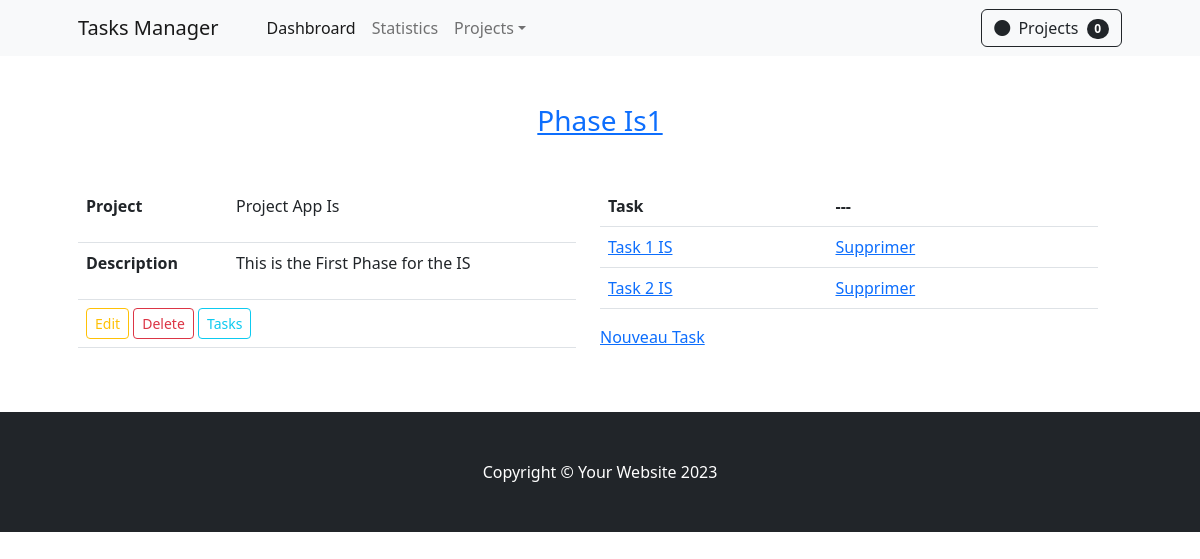
The app's page /phases/1/detail/ with its own data.
### apps/backend/models.py (models this page shows, shortened)
class Phase(models.Model):
    title           = models.CharField(max_length=150)
    description     = models.TextField(blank=False)
    project         = models.ForeignKey(Project, on_delete=models.CASCADE, related_name='phases')

class Project(models.Model):
    title           = models.CharField(max_length=150)
    description     = models.TextField(blank=False)
    phases_nbr      = models.IntegerField(default=0)
    created_at      = models.DateTimeField(default=datetime.now)
    updated_at      = models.DateTimeField(default=datetime.now)
    ongoing         = models.BooleanField(default=False)
    started_at      = models.DateTimeField(default=datetime.now)
    finished        = models.BooleanField(default=False)
    finished_at     = models.DateTimeField(default=datetime.now)

class Task(models.Model):
    title           = models.CharField(max_length=100)
    description     = models.TextField(blank=False)
    phase           = models.ForeignKey(Phase, on_delete=models.CASCADE, related_name='tasks')

### apps/backend/views/phase.py (the view)
# urls.py: path('phases/<int:pk>/detail/', view=phase_detail, name='phase-detail'),
def phase_detail(request, pk):
    phase = Phase.objects.get(id=pk)
    if phase:
        tasks = Task.objects.filter(phase=phase)
        if tasks:
            context = {
                'object': phase,
                'tasks': tasks,
                'error': False,
            }
        else:
            context = {
                'object': phase,
                'message_task': 'There is no tasks in this phase',
                'error': True,
            }
    else:
        context = {
            'error': True,
            'message': 'not found'
        }
    return render(request=request, template_name='phases/phase_detail.html', context=context)

### apps/backend/templates/phases/phase_detail.html (shortened to what this page needs)
{% extends '_base.html' %}
{% load static %}
{% block content %}
<section class="py-5">
    <div class="text-center">
        <h3 class="text-primary text-decoration-underline"> {{object.title|title}}</h3>
    </div>
    <div class="container px-4 px-lg-5 mt-5">
        <div class="row col-12">
            <div class="col-6">
                <table class="table flex-fill">
                    <tr>
                        <td> <p class="fw-bolder">Project</p> </td>
                        <td> {{object.project.title|title}} </td>
                    </tr>
                    <tr>
                        <td> <p class="fw-bolder" >Description</p> </td>
                        <td> {{object.description}} </td>
                    </tr>
                    <tr>
                        <td colspan="2">
                            <a href="{% url 'phase-update' object.id %}" class="btn btn-outline-warning mt-auto btn-sm" >Edit</a>
                            <a href="{% url 'phase-delete' object.id %}" class="btn btn-outline-danger mt-auto btn-sm" >Delete</a>
                            <a href="{% url 'task-list' object.id %}" class="btn btn-outline-info mt-auto btn-sm" >Tasks</a>
                        </td>
                </table>
            </div>
            <div class="col-6">
                {% if error is False %}
                    <table class="table flex-fill">
                        <tr>
                            <th> Task </th>
                            <th> --- </th>
                        </tr>
                        {% for task in tasks %}
                            <tr>
                                <td> <a href="{% url 'task-detail' task.id %}">{{task.title}}</a> </td>
                                <td> <a href="{% url 'task-delete' task.id %}">Supprimer</a> </td>
                            </tr>
                        {% endfor %}
                    </table>
                {% else %}
                    <h5 style="color: red;">{{message_task}}</h5>
                {% endif %}
                <a href="{% url 'task-create' %}">Nouveau Task </a>
            </div>
        </div>
    </div>
</section>
{% endblock %}

### records on screen
Phase: title "Phase Is1", project "Project App Is", description "This is the First Phase for the IS"
Task: title "Task 1 IS"
Task: title "Task 2 IS"

### other values on screen
{{ object_list|length }} "0"
